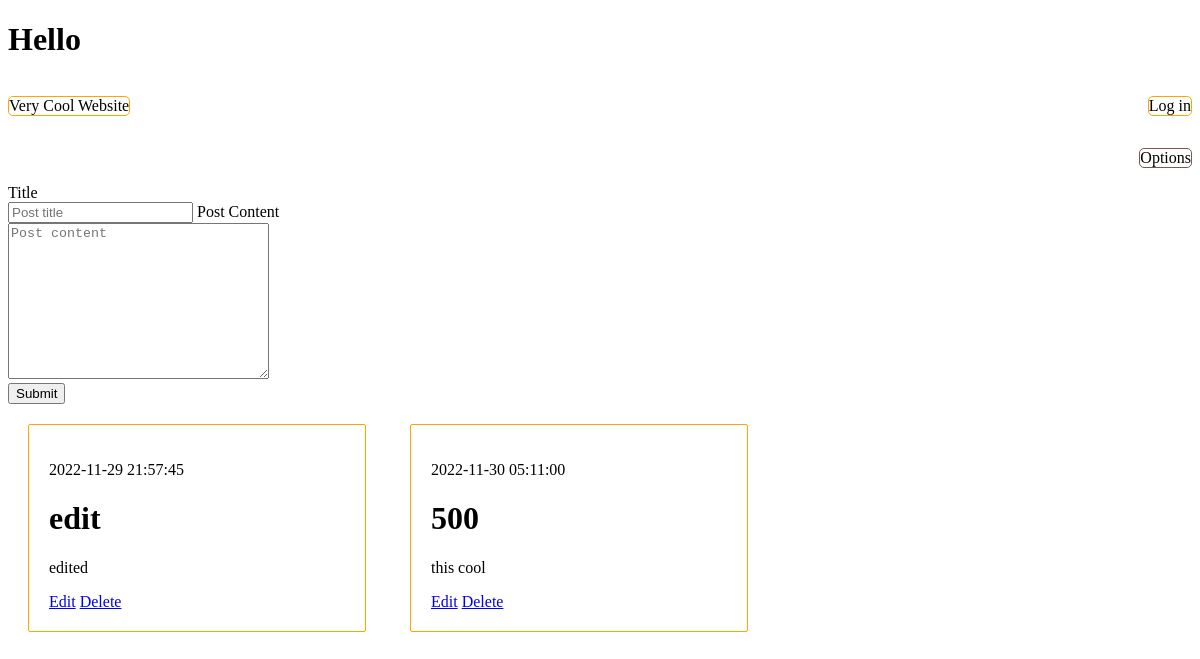
Before: / with the older database file.
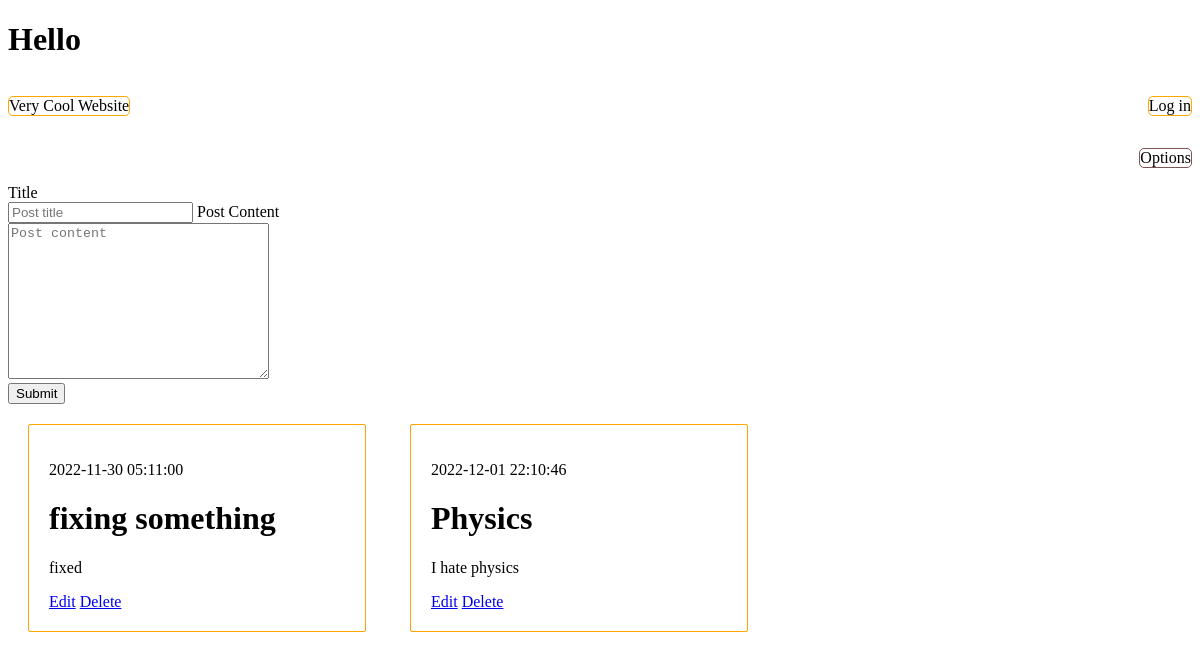
After: the same page with the newer database file.
### tables this page shows
CREATE TABLE posts (
    id INTEGER PRIMARY KEY AUTOINCREMENT,
    created TIMESTAMP NOT NULL DEFAULT CURRENT_TIMESTAMP,
    title TEXT NOT NULL,
    content TEXT NOT NULL
);

### app.py (the view)
@app.route("/")
def index():
    conn = get_db_connection()
    posts = conn.execute('SELECT * FROM posts').fetchall()
    conn.close()
    return render_template("/index.html", posts=posts)

### app.py (called while the page is built)
def get_db_connection():
    conn = sqlite3.connect('database.db')
    conn.row_factory = sqlite3.Row
    return conn

### templates/index.html (shortened to what this page needs)
<!DOCTYPE html>
<html lang="en">
    <head>
    <link rel="stylesheet" href="{{ url_for('static', filename='style.css') }}">
</head>
<body>
    <h1>Hello</h1>
    <div class="nav-bar">
        <p class="logo">Very Cool Website</p>
        <p class="login">Log in</p>
    </div>
    <div class = "options">
        <p>Options</p>
    </div>
    <div>
        <form action="/handle_data" method="post">
            <label for="title">Title</label>
            <br>
            <input type="text" name ="title"
            placeholder="Post title" value="{{request.form['title'] }}" required> </input>
            <label for="content">Post Content</label>
            <br>
            <textarea name="content" placeholder="Post content"
                    cols="30" rows="10" required
                    value = "{{ request.form['content']}}"></textarea>
            <br>
            <button type = "submit">Submit</button>
        </form>
    </div>
    <div class="items">
        {% for post in posts %}
        <div>
            <p>{{ post['created'] }}</p>
            <h1>{{ post['title'] }}</h1>
            <p>{{ post['content'] }}</p>
            <a href= "{{ url_for('edit', id = post['id']) }}" >Edit</a>
            <a href="{{ url_for('delete', id = post['id']) }}">Delete</a>
        </div>
        {% endfor %}
    </div>
</body>
</html>

### static/style.css (style rules this page uses)
.nav-bar { display: flex; justify-content: space-between; }
.logo { border: solid 1px orange; border-radius: 5px; }
.login { border: solid 1px orange; border-radius: 5px; }
.items { display: inline; }
.items div { border: solid 1px orange; border-radius: 2px; display: inline-block; width: 25%; margin: 20px; padding: 20px; cursor: pointer; }
.options { display: flex; justify-content: right; }
.options p { border: solid 1px rgb(129, 85, 85); border-radius: 5px; }

Changed rows visible on the page:
removed posts: created "2022-11-29 21:57:45", title "edit", content "edited"
changed posts: title "500" → "fixing something"; content "this cool" → "fixed"
added posts: created "2022-12-01 22:10:46", title "Physics", content "I hate physics"
